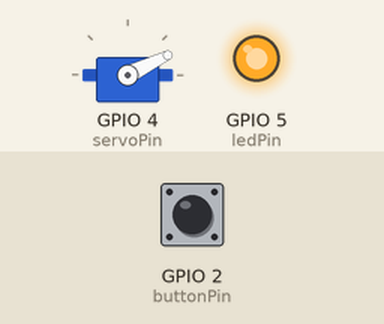
This sketch was run on a simulated ESP32. Shown: servo, output pins drawn as LEDs (lit = HIGH). Inputs (shaded band) come from the test bench; at power-on: GPIO 2 (buttonPin) HIGH. What the sketch prints to the serial monitor is not drawn.

Above: at 1.76 s.
1.8 s: GPIO 2 (buttonPin) pulled LOW for 0.15 s
At 4.4 s:
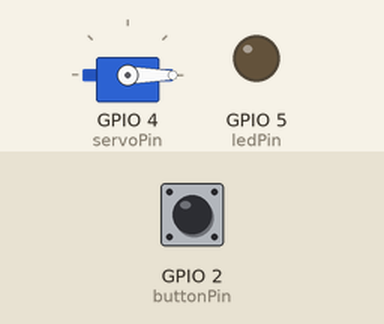
4.8 s: GPIO 2 (buttonPin) pulled LOW for 1 s
At 5.86 s:
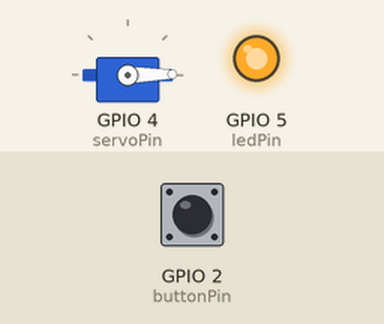
7.8 s: GPIO 2 (buttonPin) pulled LOW for 0.15 s
At 8.01 s:
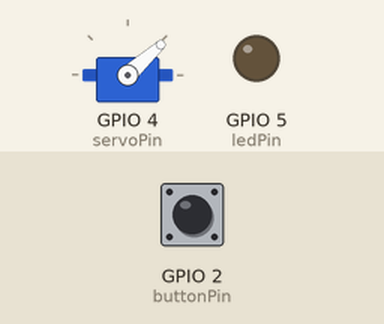
10.8 s: GPIO 2 (buttonPin) pulled LOW for 0.15 s
At 12.96 s:
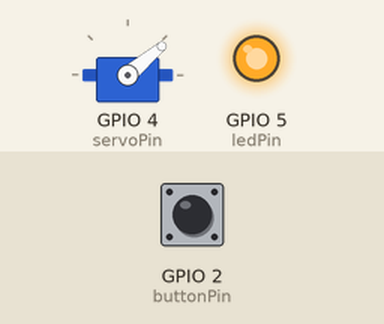
13.9 s: GPIO 2 (buttonPin) pulled LOW for 3.2 s
At 18.1 s:
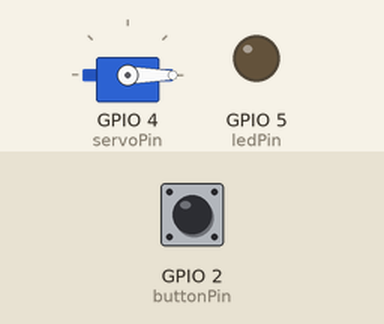
Timing chart, 0 to 19.6 s (numbered marks = the images above; inputs shaded):
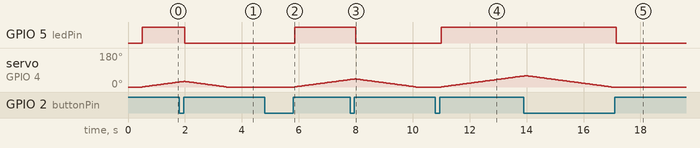

Measured:
- after the input at 1.8 s, GPIO 5 (ledPin): HIGH → LOW after 0.20 s
- after the input at 4.8 s, GPIO 5 (ledPin): LOW → HIGH after 1.1 s; servo on GPIO 4 (servoPin): moves from 0° to 39° over 1.9 s, starting after 1.1 s
- after the input at 7.8 s, GPIO 5 (ledPin): HIGH → LOW after 0.20 s
- after the input at 10.8 s, GPIO 5 (ledPin): LOW → HIGH after 0.20 s; servo on GPIO 4 (servoPin): moves from 0° to 58° over 2.9 s, starting after 0.20 s
- after the input at 13.9 s, GPIO 5 (ledPin): HIGH → LOW after 3.3 s
- by itself, servo on GPIO 4 (servoPin): rises from 26° to 30° in 0.15 s, then falls to 0° in 1.5 s

The sketch:

ESP32_BRCPv2.ino
```cpp
#include <ESP32Servo.h>

Servo myServo;

const int buttonPin = 2;
const int ledPin = 5;
const int servoPin = 4;

unsigned long lastDebounceTime = 0;
const unsigned long debounceDelay = 50;

bool isRunning = false;
bool lastButtonState = HIGH;
bool buttonPressed = false;

int pos = 0;
bool increasing = true;
unsigned long prevTime = 0;
const int moveDelay = 50;

bool waiting = false;
unsigned long waitStartTime = 0;
const unsigned long waitDuration = 60000; // 1 min


void setup() {
  Serial.begin(115200);
  delay(500);  // boot time delay
  Serial.println("Программа стартовала");
  pinMode(buttonPin, INPUT);
  pinMode(ledPin, OUTPUT);

  myServo.setPeriodHertz(50); // set PWM 50Hz for ESP32
  myServo.attach(servoPin, 500, 2400); // servo

  myServo.write(0); // start point
  digitalWrite(ledPin, LOW);
}

void loop() {
  bool reading = digitalRead(buttonPin);

  if (reading != lastButtonState) {
    lastDebounceTime = millis();
  }

  if ((millis() - lastDebounceTime) > debounceDelay) {
    if (reading == HIGH && !buttonPressed) {
      isRunning = !isRunning;
      buttonPressed = true;

      if (isRunning) {
        waiting = false;
      }
    }
    if (reading == LOW) {
      buttonPressed = false;
    }
  }

  lastButtonState = reading;

  if (isRunning) {
    digitalWrite(ledPin, HIGH);

    if (!waiting) {
      if (millis() - prevTime >= moveDelay) {
        prevTime = millis();

        if (increasing) {
          pos++;
          if (pos >= 60) {
            increasing = false;
          }
        } else {
          pos--;
          if (pos <= 0) {
            increasing = true;
            waiting = true;
            waitStartTime = millis();
          }
        }

        myServo.write(pos);
      }
    } else {
      if (millis() - waitStartTime >= waitDuration) {
        waiting = false;
      }
    }
  } else {
    digitalWrite(ledPin, LOW);

    if (pos > 0) {
      if (millis() - prevTime >= moveDelay) {
        prevTime = millis();
        pos--;
        myServo.write(pos);
      }
    }
    waiting = false;
  }
}
```
